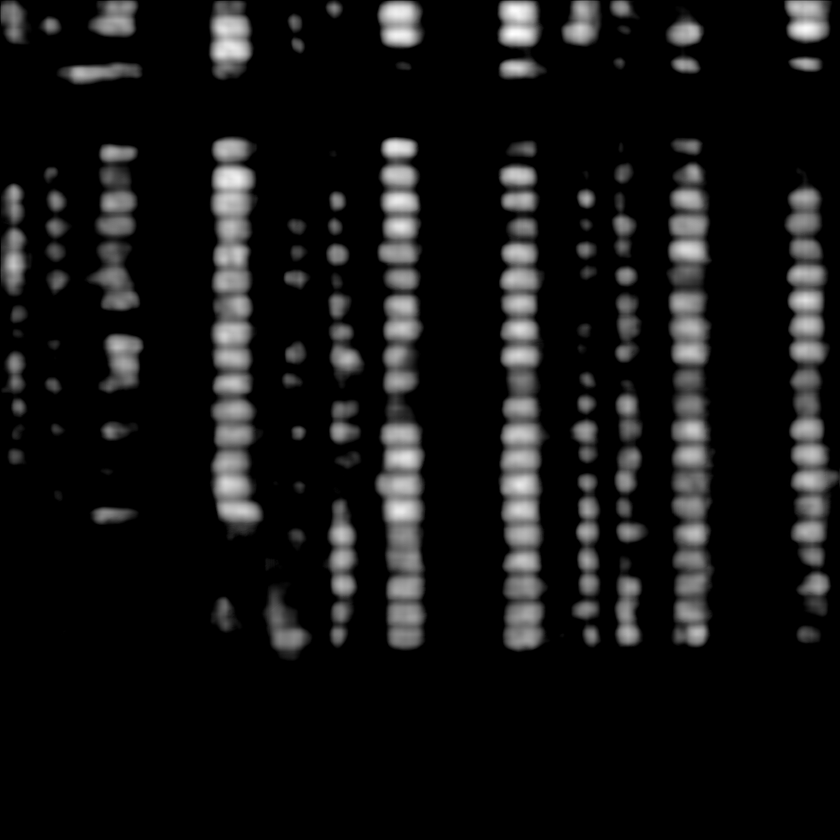
#> input picture chi1_source.tif, 840 x 840 px, shrunk from 1000 x 1000 before the run
$ jupyter execute souce.ipynb
#> lines starting #> are read from the running program, lines starting #| are printed output that depends on the picture; after the words box and inside, x2 and y2 are one past the last pixel; in counts of white or black regions, pixels touching at a corner belong together
[cell 1]
import PIL
import numpy as np
import matplotlib.pyplot as plt
from skimage import filters
import cv2

plt.rcParams["figure.figsize"] = (12,8)

[cell 2]
im = PIL.Image.open('chi1_source.tif')
#> im is the input picture: PIL image 840x840 L; min 0, max 255, mean 20.3
im = np.array(im)
plt.imshow(im)
plt.show()

[cell 3]
ada = cv2.adaptiveThreshold(im,255,cv2.ADAPTIVE_THRESH_GAUSSIAN_C,cv2.THRESH_BINARY,51,0)
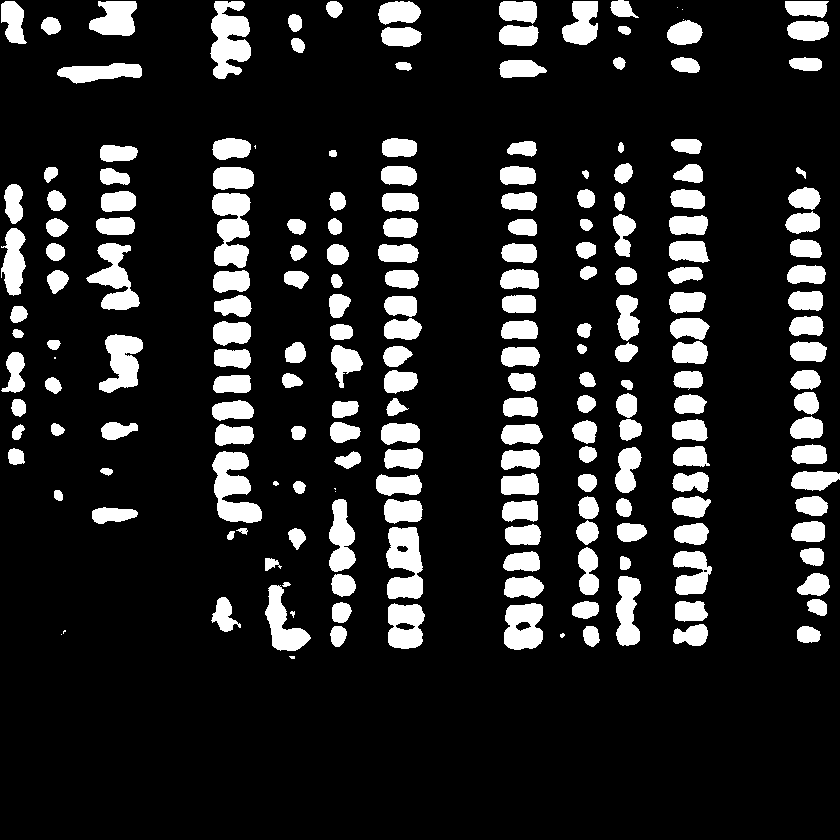
#> ada: shape (840, 840); 14.6% white; 208 white regions (11 under 20 px), largest, box (x1, y1, x2, y2) and area: (210, 1, 251, 79) 2149, (212, 451, 262, 523) 2146, (212, 193, 251, 268) 2059
ada = cv2.morphologyEx(ada,cv2.MORPH_OPEN,np.ones((13,13),dtype=np.uint8))
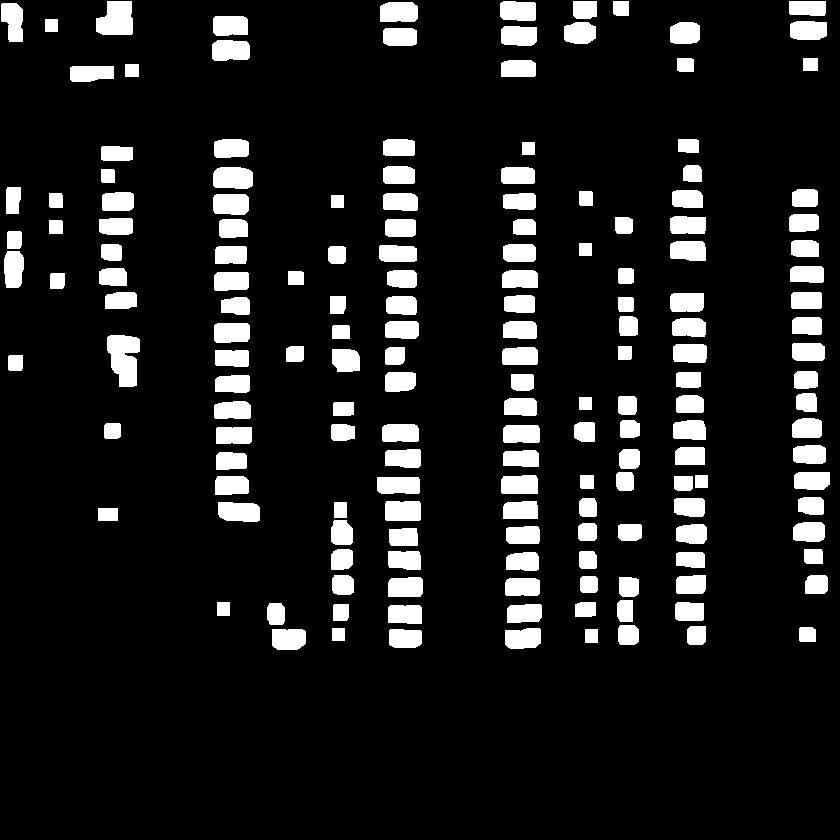
#> ada: shape (840, 840); 11.3% white; 170 white regions, largest, box (x1, y1, x2, y2) and area: (107, 335, 140, 387) 1281, (96, 1, 133, 35) 1048, (213, 167, 253, 189) 802
plt.imshow(ada)
plt.show()

[cell 4]
top = cv2.morphologyEx(im,cv2.MORPH_TOPHAT,np.ones((50,50),dtype=np.uint8))
plt.imshow(top)
plt.show()

[cell 5]
top

[cell 6]
import scipy
from scipy import ndimage
# fname='index.png'
blur_radius = 0
threshold = 1


img = ada.copy() # gray-scale image
print(img.shape)
#| (840, 840)

# smooth the image (to remove small objects)
imgf = ndimage.gaussian_filter(img, blur_radius)
threshold = 0.1

# find connected components
labeled, nr_objects = ndimage.label(imgf > threshold)
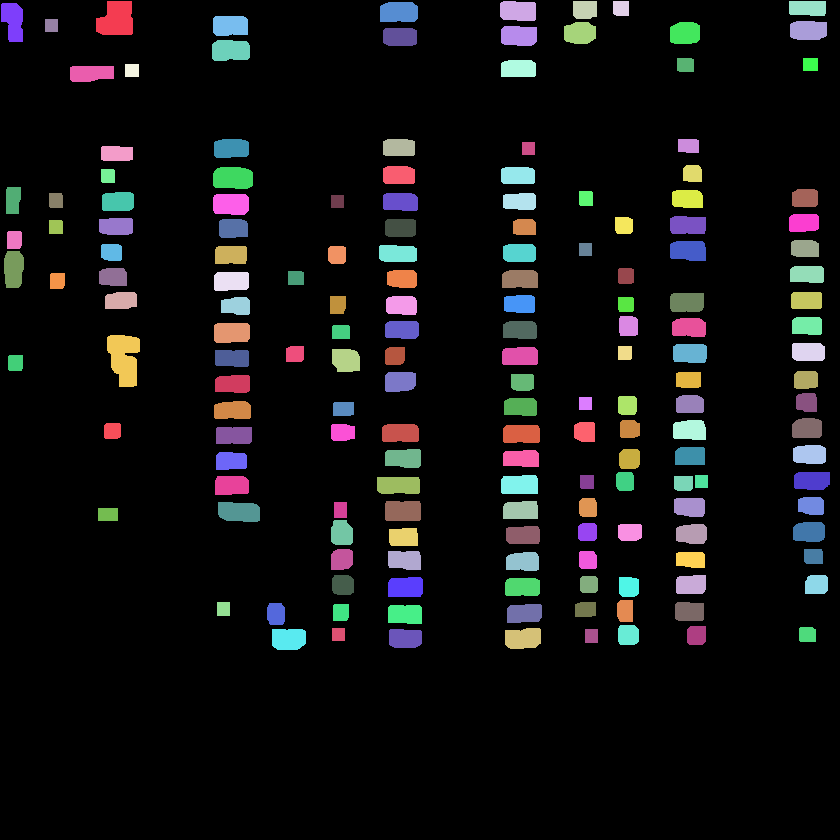
#> labeled: shape (840, 840) int32; 171 distinct labels, from 0 to 170; one colour per label, 0 black
#> nr_objects = 170
print ("Number of objects is %d " % nr_objects)
#| Number of objects is 170

# plt.imsave('/tmp/out.png', labeled)
plt.imshow(labeled)
plt.show()

$ run again, with bell1_source.tif copied over chi1_source.tif
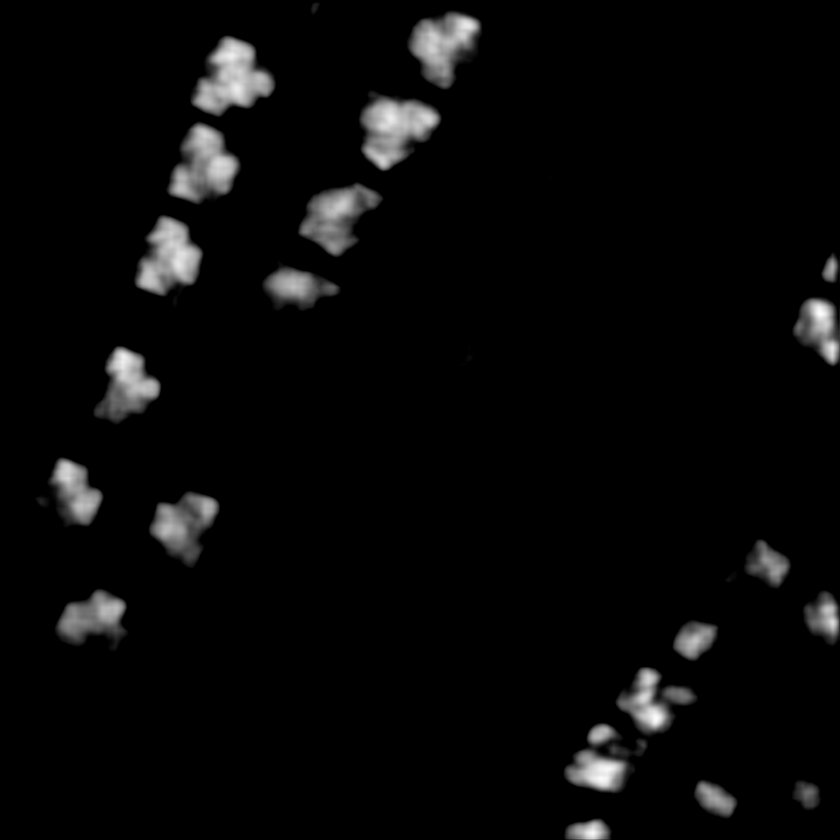
#> input picture bell1_source.tif, 840 x 840 px, shrunk from 1000 x 1000 before the run
#> im is the input picture: PIL image 840x840 L; min 0, max 254, mean 8.7
#> `ada = cv2.adaptiveThreshold(im,255,cv2.ADAPTIVE_THRESH_GAUSSIAN_C,cv2...`:
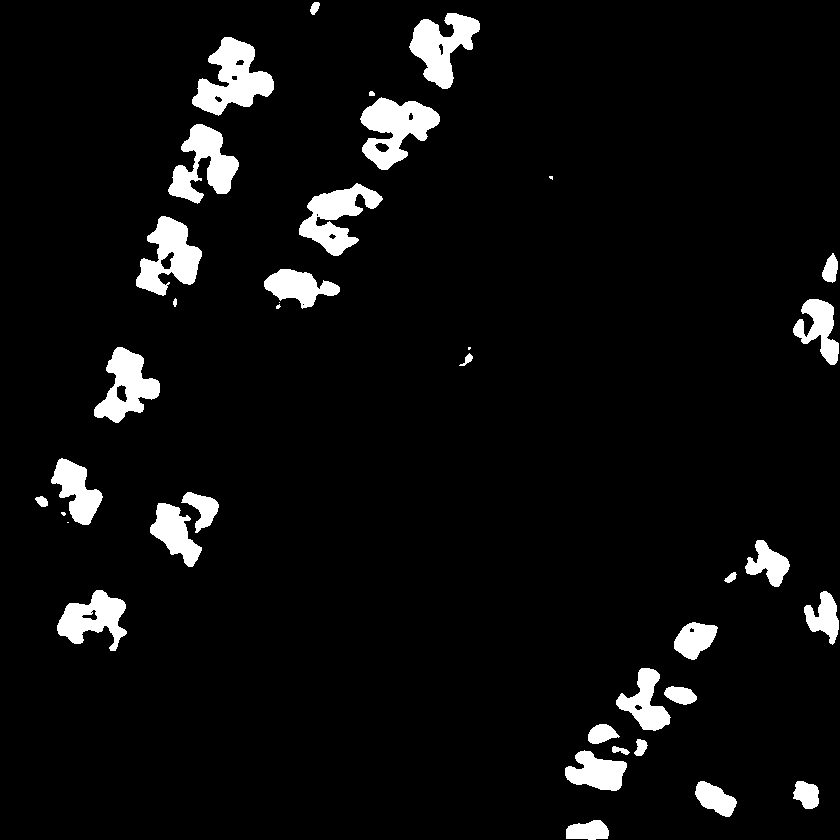
#> ada: shape (840, 840); 5.7% white; 38 white regions (6 under 20 px), largest, box (x1, y1, x2, y2) and area: (192, 37, 274, 116) 3352, (360, 97, 440, 170) 3167, (136, 216, 202, 296) 2810
#| (840, 840)
#> `labeled, nr_objects = ndimage.label(imgf > threshold)`:
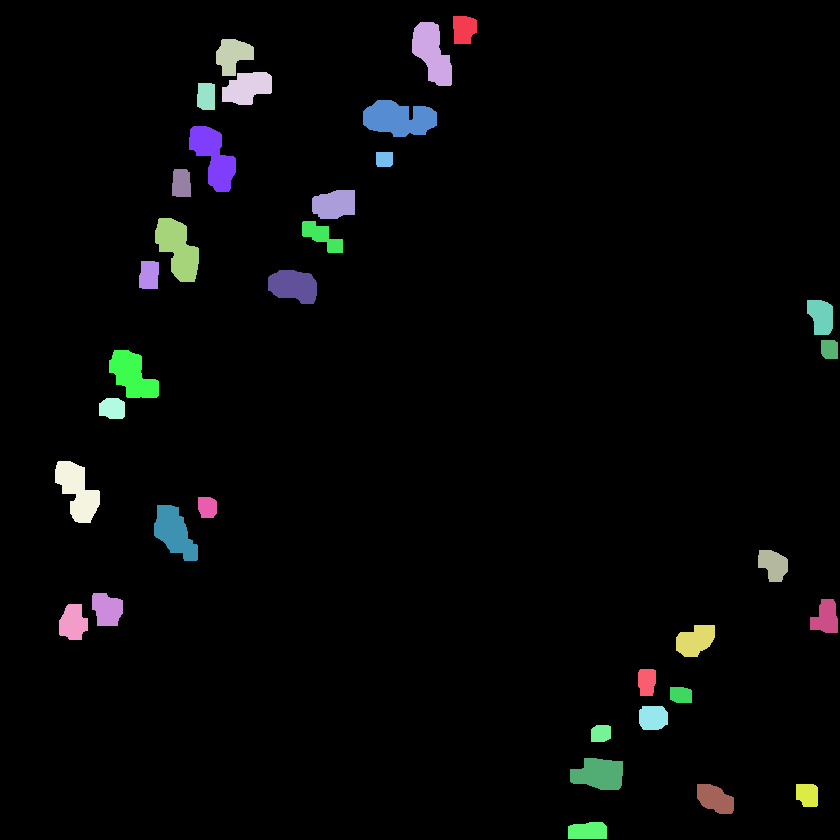
#> labeled: shape (840, 840) int32; 35 distinct labels, from 0 to 34; one colour per label, 0 black
#> nr_objects = 34
#| Number of objects is 34
